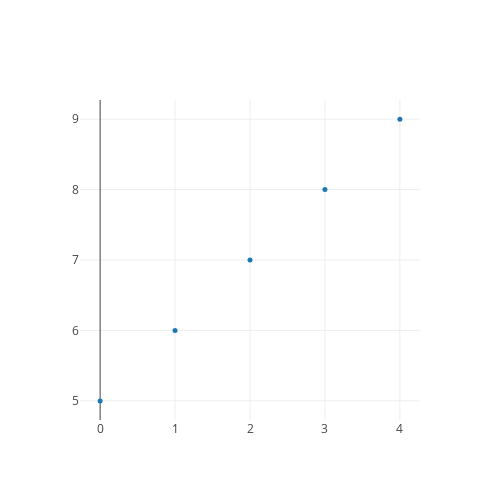

This figure's notebook cell:
### Code cell
data_x = list(range(5))
data_y = list(range(5, 10))
text = list(range(10, 15))   # texts shown on the data points when hovering over the points; this is not mandatory
BITS.plot.plot_scatter(data_x, data_y, text, width=500, height=500)

### Figure 1 — Plotly figure (JSON) as saved in the notebook; plotly's stock layout.template omitted (floating-point values rounded to 4 significant figures)
{"data": [{"hoverinfo": "text", "marker": {"size": 5}, "mode": "markers", "text": ["10", "11", "12", "13", "14"], "type": "scatter", "uid": "be2c3535-a844-4c72-929b-8c2fa0ddb2b0", "x": [0, 1, 2, 3, 4], "y": [5, 6, 7, 8, 9]}], "layout": {"height": 500, "hovermode": "closest", "width": 500}}
